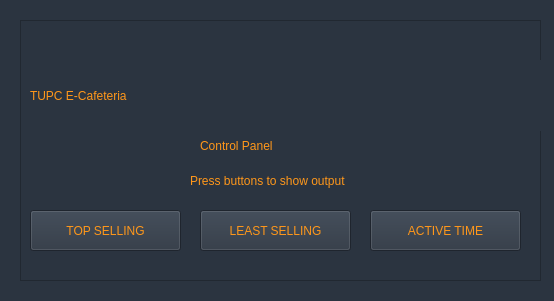
<?xml version="1.0" encoding="UTF-8"?>
<ui version="4.0">
 <class>ControlPanel</class>
 <widget class="QMainWindow" name="ControlPanel">
  <property name="geometry">
   <rect>
    <x>0</x>
    <y>0</y>
    <width>554</width>
    <height>301</height>
   </rect>
  </property>
  <property name="windowTitle">
   <string>E-Cafe Control Panel</string>
  </property>
  <property name="styleSheet">
   <string notr="true">background: #2B3440;</string>
  </property>
  <widget class="QWidget" name="centralwidget">
   <widget class="QFrame" name="showframe">
    <property name="geometry">
     <rect>
      <x>20</x>
      <y>20</y>
      <width>521</width>
      <height>261</height>
     </rect>
    </property>
    <property name="frameShape">
     <enum>QFrame::StyledPanel</enum>
    </property>
    <property name="frameShadow">
     <enum>QFrame::Raised</enum>
    </property>
    <widget class="QLabel" name="label_4">
     <property name="geometry">
      <rect>
       <x>10</x>
       <y>40</y>
       <width>511</width>
       <height>71</height>
      </rect>
     </property>
     <property name="whatsThis">
      <string>&lt;html&gt;&lt;head/&gt;&lt;body&gt;&lt;p&gt;&lt;br/&gt;&lt;/p&gt;&lt;/body&gt;&lt;/html&gt;</string>
     </property>
     <property name="styleSheet">
      <string notr="true">color: #FF971A;
font: 48pt &quot;MS UI Gothic&quot;;</string>
     </property>
     <property name="text">
      <string>TUPC E-Cafeteria</string>
     </property>
    </widget>
    <widget class="QLabel" name="label_5">
     <property name="geometry">
      <rect>
       <x>180</x>
       <y>90</y>
       <width>151</width>
       <height>71</height>
      </rect>
     </property>
     <property name="whatsThis">
      <string>&lt;html&gt;&lt;head/&gt;&lt;body&gt;&lt;p&gt;&lt;br/&gt;&lt;/p&gt;&lt;/body&gt;&lt;/html&gt;</string>
     </property>
     <property name="styleSheet">
      <string notr="true">color: #FF971A;
font:18pt &quot;MS UI Gothic&quot;;</string>
     </property>
     <property name="text">
      <string>Control Panel</string>
     </property>
    </widget>
    <widget class="QLabel" name="label_6">
     <property name="geometry">
      <rect>
       <x>170</x>
       <y>140</y>
       <width>181</width>
       <height>41</height>
      </rect>
     </property>
     <property name="whatsThis">
      <string>&lt;html&gt;&lt;head/&gt;&lt;body&gt;&lt;p&gt;&lt;br/&gt;&lt;/p&gt;&lt;/body&gt;&lt;/html&gt;</string>
     </property>
     <property name="styleSheet">
      <string notr="true">color: #FF971A;
font:10pt &quot;MS UI Gothic&quot;;</string>
     </property>
     <property name="text">
      <string>Press buttons to show output</string>
     </property>
    </widget>
    <widget class="QPushButton" name="btop">
     <property name="geometry">
      <rect>
       <x>10</x>
       <y>190</y>
       <width>151</width>
       <height>41</height>
      </rect>
     </property>
     <property name="styleSheet">
      <string notr="true">QPushButton
{
background:#2B3440;
color:#FF971A;
	font: 75 9pt &quot;MS Shell Dlg 2&quot;;
}

QPushButton:hover
{
background:#FFFFFF;
color:#FF971A;
}</string>
     </property>
     <property name="text">
      <string>TOP SELLING</string>
     </property>
    </widget>
    <widget class="QPushButton" name="bleast">
     <property name="geometry">
      <rect>
       <x>180</x>
       <y>190</y>
       <width>151</width>
       <height>41</height>
      </rect>
     </property>
     <property name="styleSheet">
      <string notr="true">QPushButton
{
background:#2B3440;
color:#FF971A;
	font: 75 9pt &quot;MS Shell Dlg 2&quot;;
}

QPushButton:hover
{
background:#FFFFFF;
color:#FF971A;
}</string>
     </property>
     <property name="text">
      <string>LEAST SELLING</string>
     </property>
    </widget>
    <widget class="QPushButton" name="bactive">
     <property name="geometry">
      <rect>
       <x>350</x>
       <y>190</y>
       <width>151</width>
       <height>41</height>
      </rect>
     </property>
     <property name="styleSheet">
      <string notr="true">QPushButton
{
background:#2B3440;
color:#FF971A;
	font: 75 9pt &quot;MS Shell Dlg 2&quot;;
}

QPushButton:hover
{
background:#FFFFFF;
color:#FF971A;
}</string>
     </property>
     <property name="text">
      <string>ACTIVE TIME</string>
     </property>
    </widget>
    <zorder>label_5</zorder>
    <zorder>label_4</zorder>
    <zorder>label_6</zorder>
    <zorder>btop</zorder>
    <zorder>bleast</zorder>
    <zorder>bactive</zorder>
   </widget>
  </widget>
 </widget>
 <resources/>
 <connections/>
</ui>
